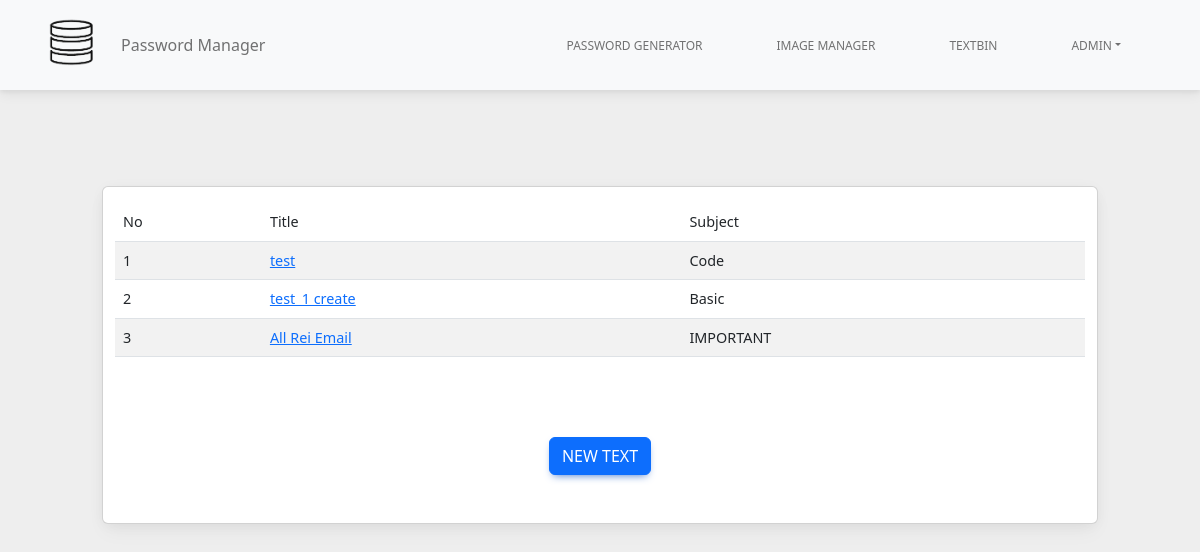
Before: /textbin/1 (signed in) with the older database file.
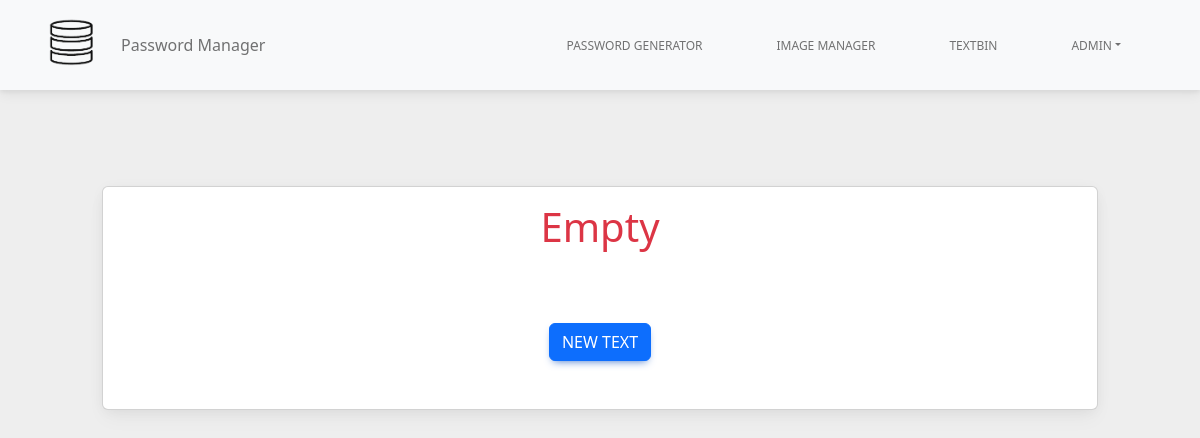
After: the same page with the newer database file.
### tables this page shows
CREATE TABLE "textbin" (
	"id"	INTEGER,
	"text"	TEXT,
	"user_id"	INTEGER,
	"subject"	TEXT,
	"filter"	INTEGER,
	FOREIGN KEY("user_id") REFERENCES "users"("id"),
	PRIMARY KEY("id" AUTOINCREMENT)
);

### controller/text.py (the view)
@text.route("/<id>", methods=["GET"])
def index(id):
    S = ["Basic", "Code", "Important"]
    num = 0
    id = session.get("id")
    text = textbin(id)
    return render_template("textbin/index.html", text=text, id=id, S=S, num=num)

### db.py (called while the page is built)
def db_connection():
    db = getattr(g, '_database', None)
    if db is None:
        db = g._database = sqlite3.connect(DATABASE)
    return db

### services/textbin.py (called while the page is built)
def textbin(id):
    db = db_connection()
    cur = db.cursor()
    cur.execute('SELECT * FROM textbin WHERE user_id = ?', (id, ))
    text = cur.fetchall()
    cur.close()
    db.close()
    return text

### templates/textbin/index.html (shortened to what this page needs)
{% extends 'base.html' %}  {% block body %} {% include 'navbar.html' %}
<div class="container">
  <div class="mt-5 p-5">
    <div class="container">
      <div class="row">
        <div class="col">
          <div class="card">
            <div class="container my-3">
              {% if text %}
              <table class="table table-striped">
                <thead>
                  <tr>
                    <th>No</th>
                    <th>Title</th>
                    <th>Subject</th>
                  </tr>
                </thead>
                {% set count = [1] %}
                <tbody>
                  {% for x in text %}
                  <tr>
                    <td>{{count[0]}}</td>
                    <td><a href="{{url_for('text.detail', id=x[0], text=x[3])}}">{{x[3]}}</a></td>
                    {% if x[4] == 0 %}
                    <td>Basic</td>
                    {% endif %} {% if x[4] == 1 %}
                    <td>Code</td>
                    {% endif %} {% if x[4] == 2 %}
                    <td>IMPORTANT</td>
                    {% endif %}
                  </tr>
                  {% endfor %}
                </tbody>
              </table>
              {% else %}
              <div class="container text-center">
                <h1 class="text-danger">Empty</h1>
              </div>
              {% endif %}
            </div>
            <div class="text-center my-5">
              <a href="{{url_for('text.create')}}" class="btn btn-primary">New Text</a>
            </div>
          </div>
        </div>
      </div>
    </div>
  </div>
</div>
{% endblock %}

Changed rows visible on the page:
removed textbin: count "1", subject "test", filter "Code"
removed textbin: count "2", subject "test_1 create", filter "Basic"
removed textbin: count "3", subject "All Rei Email", filter "IMPORTANT"
Other visible differences:
text no longer shown: "No Title Subject"
text now shown: "Empty"
